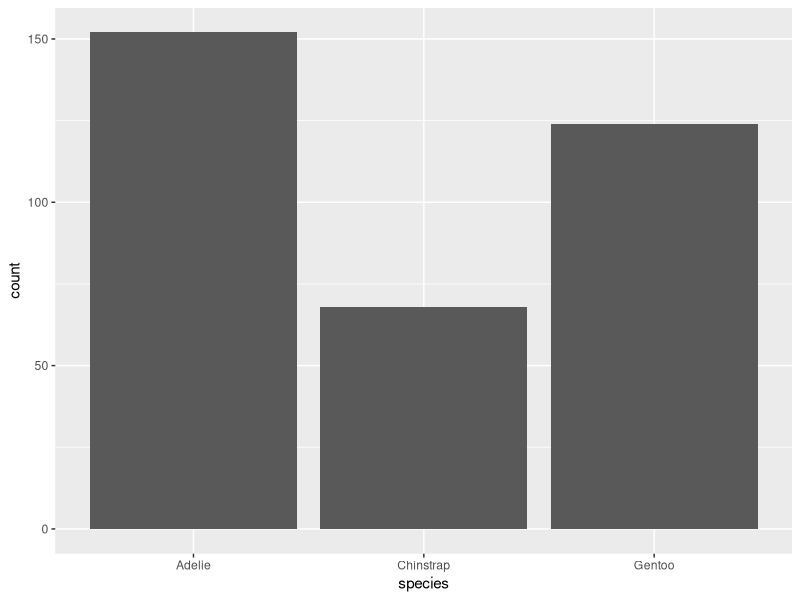
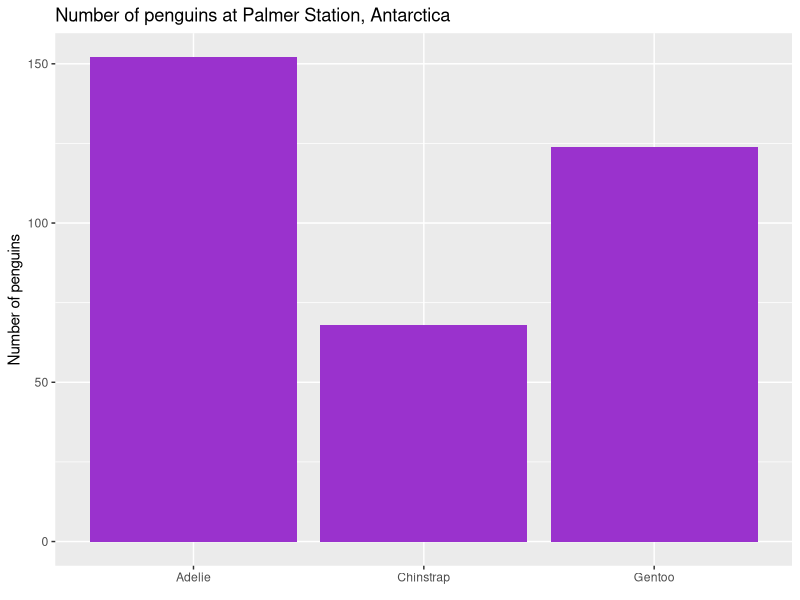
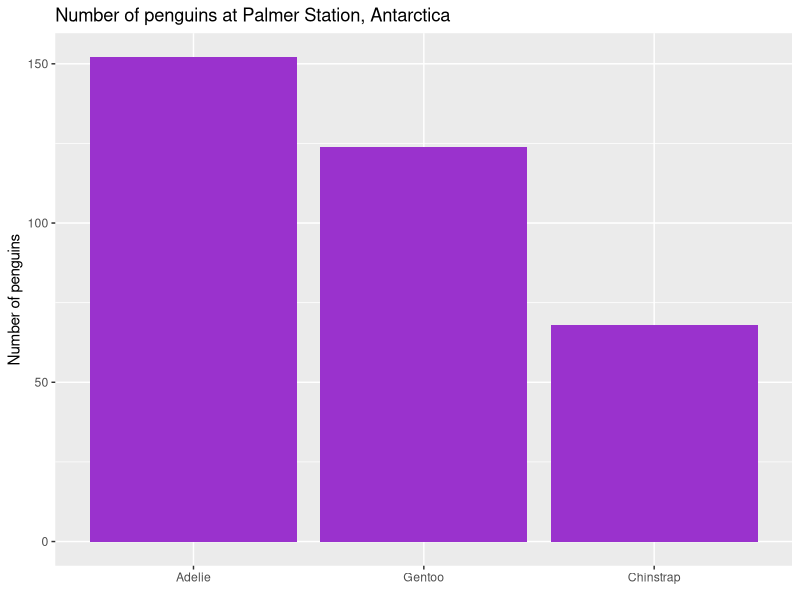
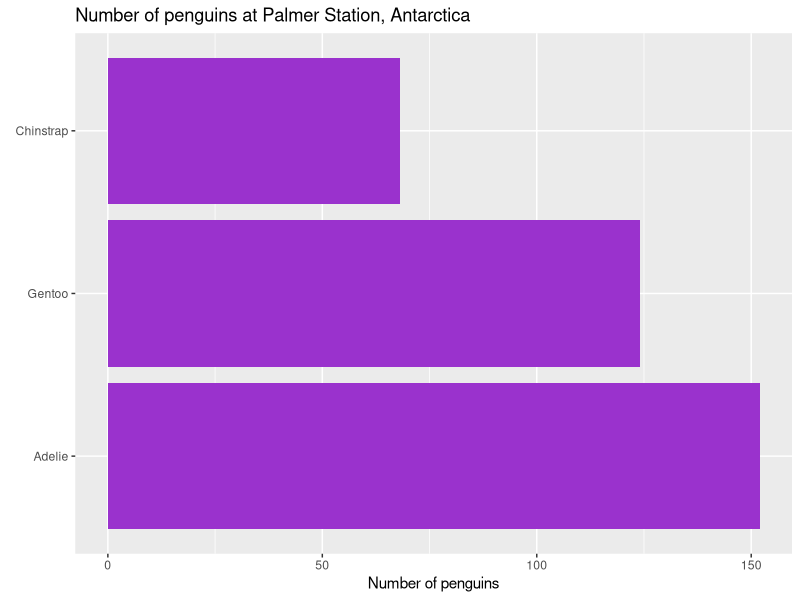
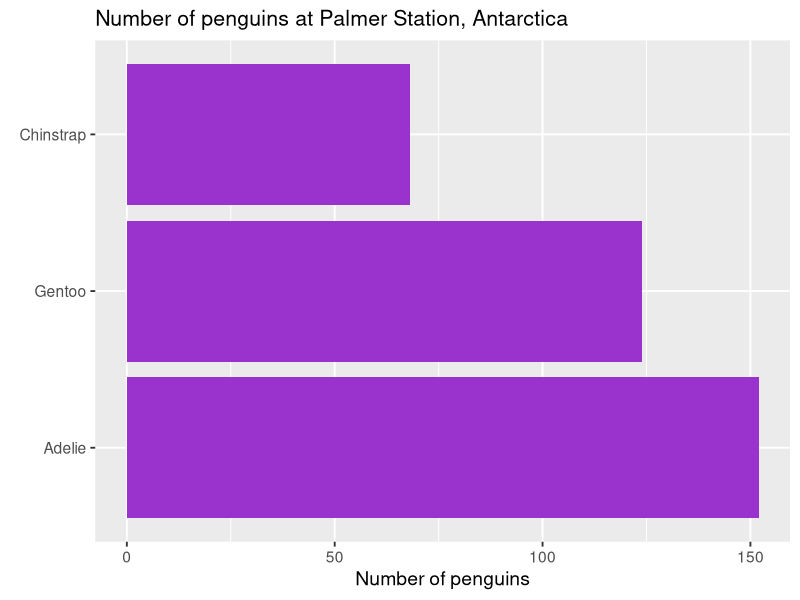
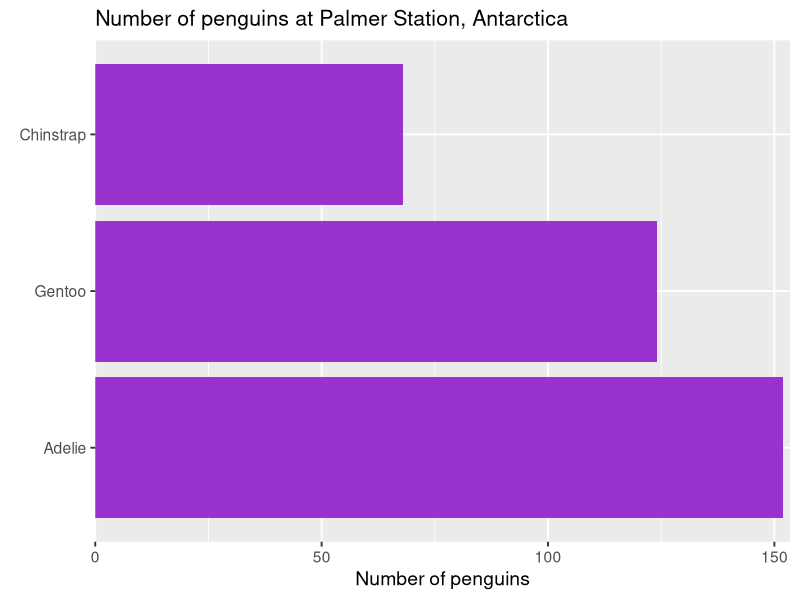
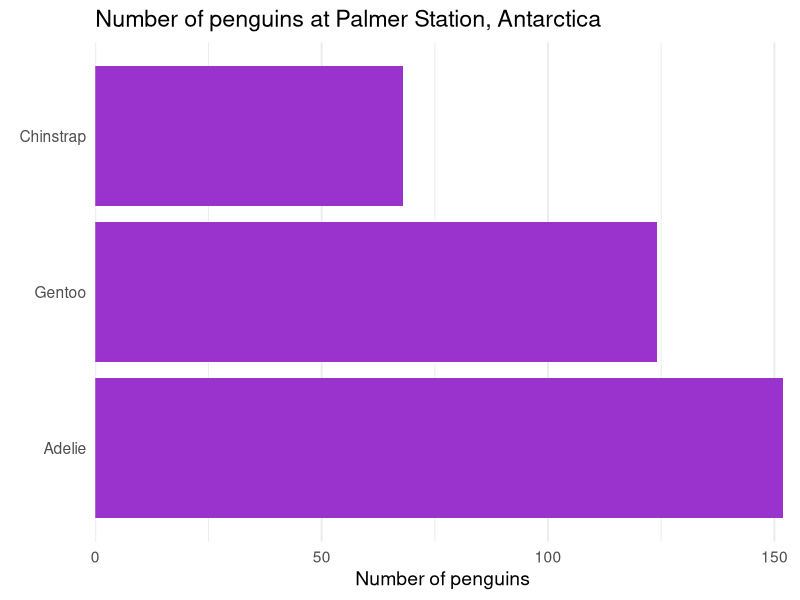
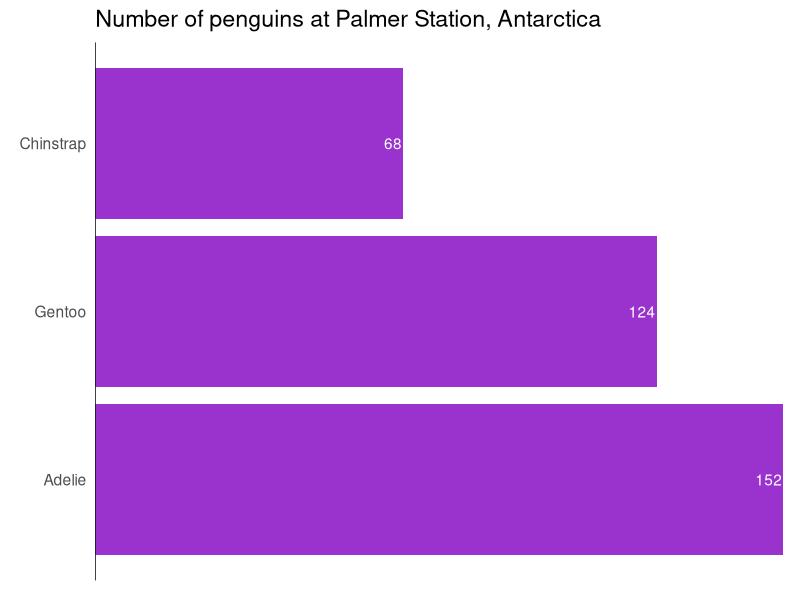

These charts were generated, in order, by the following R code:
## ---- chunk 1
library(tidyverse)
library(palmerpenguins)
penguin_example <- penguins |> 
  select(species)
## ---- chunk 2
penguin_example |> 
ggplot(aes(x = species)) + 
geom_bar() 
## ---- chunk 3
penguin_example |> 
ggplot(aes(x = species)) + 
geom_bar(fill = "darkorchid3") +
labs(
  x = element_blank(),
  y = "Number of penguins",
  title = "Number of penguins at Palmer Station, Antarctica")
## ---- chunk 4
penguin_example |> 
  mutate(species = fct_infreq(species)) |> 
ggplot(aes(x = species)) + 
geom_bar(fill = "darkorchid3") +
labs(
  x = element_blank(),
  y = "Number of penguins",
  title = "Number of penguins at Palmer Station, Antarctica")
## ---- chunk 5
penguin_example |> 
  mutate(species = fct_infreq(species)) |> 
ggplot(aes(y = species)) + 
geom_bar(fill = "darkorchid3") +
labs(
  y = element_blank(),
  x = "Number of penguins",
  title = "Number of penguins at Palmer Station, Antarctica")
## ---- chunk 6
penguin_example |> 
  mutate(species = fct_infreq(species)) |> 
ggplot(aes(y = species)) + 
geom_bar(fill = "darkorchid3") +
labs(
  y = element_blank(),
  x = "Number of penguins",
  title = "Number of penguins at Palmer Station, Antarctica") +
  theme_grey(base_size = 14) +
  theme(plot.title = element_text(size = rel(1.1)))
## ---- chunk 7
penguin_example |> 
  mutate(species = fct_infreq(species)) |> 
ggplot(aes(y = species)) + 
geom_bar(fill = "darkorchid3") +
labs(
  y = element_blank(),
  x = "Number of penguins",
  title = "Number of penguins at Palmer Station, Antarctica") +
  theme_grey(base_size = 14) +
  theme(plot.title = element_text(size = rel(1.1))) +
  scale_x_continuous(expand = expansion(mult = c(0, 0.01)))
## ---- chunk 8
penguin_example %>% 
  mutate(species = fct_infreq(species)) %>% 
ggplot(aes(y = species)) + 
geom_bar(fill = "darkorchid3") +
labs(
  y = element_blank(),
  x = "Number of penguins",
  title = "Number of penguins at Palmer Station, Antarctica") +
  theme(plot.title = element_text(size = rel(1.1))) +
  scale_x_continuous(expand = expansion(mult = c(0, 0.01))) +
  theme_minimal(base_size = 14) +
  theme(
    panel.grid.major.y = element_blank(),
    panel.grid.minor.y = element_blank(),
  )
## ---- chunk 9
penguin_count <- count(penguin_example, species)
penguin_example %>% 
  mutate(species = fct_infreq(species)) %>% 
  ggplot(aes(y = species)) + 
  geom_bar(fill = "darkorchid3") +
  labs(
    y = element_blank(),
    x = element_blank(),
    title = "Number of penguins at Palmer Station, Antarctica") +
    theme(plot.title = element_text(size = rel(1.1))) +
    theme_minimal(base_size = 14) +
    theme(
      panel.grid.major = element_blank(),
      panel.grid.minor = element_blank()  ) +
  geom_text(data = penguin_count, mapping = aes(x = n, y = species, label = n),
    hjust = 1,
    nudge_x = -0.25,
    colour = "white") +
  geom_vline(xintercept = 0) +
  scale_x_continuous(breaks = NULL, expand = expansion(mult = c(0, 0.01))) 
## ---- chunk 10
penguin_example %>% 
  mutate(species = fct_infreq(species)) %>%
  ggplot(aes(y = species)) + 
  geom_bar(fill = "darkorchid3") +
  labs(
    y = NULL,
    x = "Number of penguins",
    title = "Number of penguins at Palmer Station, Antarctica"  ) +
  theme_minimal(base_size = 14) +
  theme(
    plot.title = element_text(size = rel(1.1)),
    panel.grid.major.y = element_blank(),
    panel.grid.minor.y = element_blank(),
    panel.grid.major.x = element_blank(),
    panel.grid.minor.x = element_blank()  ) +
  scale_x_continuous(expand = expansion(mult = c(0, 0.01)), breaks = NULL) +
  scale_y_discrete(breaks = NULL) +
  geom_text(
    data = penguin_count,
    mapping = aes(x = n, y = species, label = n),
    hjust = 1,
    nudge_x = -0.25,
    colour = "white"  ) +
  geom_text(
    data = penguin_count,
    mapping = aes(x = 0, y = species, label = species),
    hjust = 0,
    nudge_x = 0.25,
    colour = "white",
    fontface = "bold",
    size = 4.5  ) +
  geom_vline(xintercept = 0)
## ---- chunk 11
penguin_example %>% 
  mutate(species = fct_infreq(species)) %>% 
  ggplot(aes(y = species)) + 
  geom_bar(
    fill = "darkorchid3",
    width = 0.4  ) +
  labs(
    y = NULL,
    x = "Number of penguins",
    title = "Number of penguins at Palmer Station, Antarctica"  ) +
  theme_minimal(base_size = 14) +
  theme(
    plot.title = element_text(size = rel(1.1)),
    panel.grid.major.y = element_blank(),
    panel.grid.minor.y = element_blank(),
    panel.grid.major.x = element_blank(),
    panel.grid.minor.x = element_blank()  ) +
  scale_x_continuous(expand = expansion(mult = c(0, 0.01)), breaks = NULL) +
  scale_y_discrete(breaks = NULL) +
  geom_text(
    data = penguin_count,
    mapping = aes(x = n, y = species, label = n),
    hjust = 1,
    nudge_y = 0.1,
    colour = "white",
    size = 5.5  ) +
  geom_text(
    data = penguin_count,
    mapping = aes(x = 0, y = species, label = species),
    hjust = 0, 
    nudge_x = 0.5, 
    nudge_y = 0.1,
    colour = "white", 
    fontface = "bold", 
    size = 4.5  ) +
  geom_vline(xintercept = 0)
